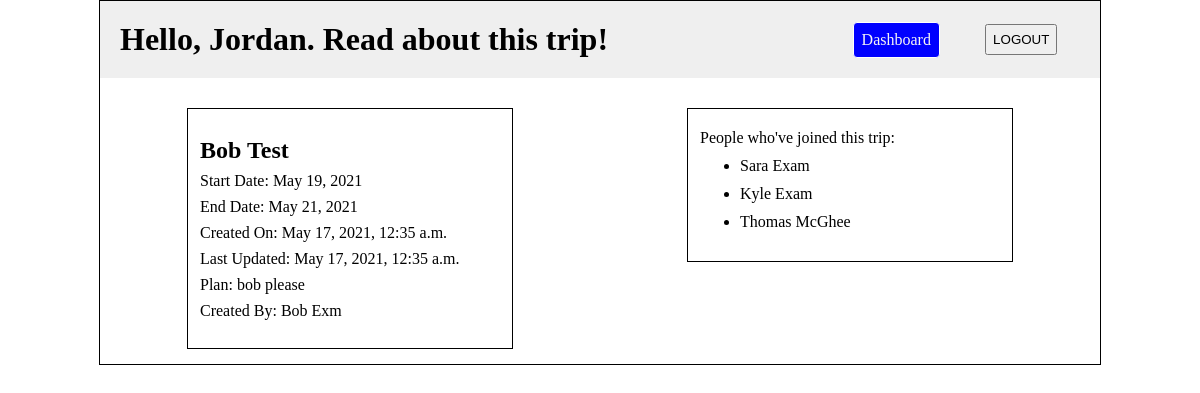
/dashboard/3 (signed in), run on the app's committed database.
### login_registration_app/models.py (models this page shows)
class User(models.Model):
    first_name = models.CharField(max_length = 255)
    last_name = models.CharField(max_length = 255)
    birthday = models.DateField()
    email = models.EmailField(unique=True)
    password = models.CharField(max_length = 255)
    objects = UserManager()
    created_at = models.DateTimeField(auto_now_add=True)
    updated_at = models.DateTimeField(auto_now=True)

### exam_app/models.py (models this page shows)
class Trip(models.Model):
    destination = models.CharField(max_length = 255)
    start_date = models.DateField()
    end_date = models.DateField()
    plan = models.TextField()
    created_by = models.ForeignKey(User, related_name = "trips", on_delete = models.CASCADE)
    joined_by = models.ManyToManyField(User, related_name = "joined_trips")
    objects = TripManager()
    created_at = models.DateTimeField(auto_now_add=True)
    updated_at = models.DateTimeField(auto_now=True)

### exam_app/views.py (the view)
# urls.py: path('<int:id>', views.view),
def view(request, id):
    this_trip = Trip.objects.get(id=id)
    context = {
        "user": User.objects.get(id=request.session['user_id']),
        "this_trip" : this_trip,
        "all_joined_users": this_trip.joined_by.all(),
        "created_by": this_trip.created_by
    }
    return render(request, "view.html", context)

### exam_app/templates/view.html (shortened to what this page needs)
{% extends 'base.html' %}
{% block content %}
<div id="view_nav">
    <h1>Hello, {{user.first_name}}. Read about this trip!</h1>
    <div id="view_nav_right">
        <a href="/dashboard" id="dashboard">Dashboard</a>
        <form action="logout" method="POST">
            <input type="submit" value="LOGOUT" class="button" id="logout">
        </form>
    </div>
</div>
<div id="view_main">
    <div id="trip_details">
        <h2>{{this_trip.destination}}</h2>
        <p>Start Date: {{this_trip.start_date}}</p>
        <p>End Date: {{this_trip.end_date}}</p>
        <p>Created On: {{this_trip.created_at}}</p>
        <p>Last Updated: {{this_trip.updated_at}}</p>
        <p>Plan: {{this_trip.plan}}</p>
        <p>Created By: {{this_trip.created_by.first_name}} {{this_trip.created_by.last_name}}</p>
    </div>
    <div id="joined_by">
        <p>People who've joined this trip:</p>
        <ul>
            {% for joined_user in all_joined_users %}
                {% if joined_user != user %}
                <li>{{joined_user.first_name}} {{joined_user.last_name}}</li>
                {% endif %}
            {% endfor %}
        </ul>
    </div>
</div>
{% endblock %}

### exam_app/static/css/dashboard.css (style rules this page uses)
* { margin: 0px; padding: 0px; }
#logout { padding: 6px; }
#new_trip, #dashboard, #no_delete { text-decoration: none; background-color: blue; color: whitesmoke; border: 1px solid white; border-radius: 4px; padding: 8px; }
#view_nav { display: flex; justify-content: space-between; align-items: center; background-color: #efefef; padding: 20px; margin-bottom: 15px; }
#view_nav_right { display: flex; justify-content: space-around; align-items: center; width: 250px; }
#view_main { display: flex; justify-content: space-around; align-items: flex-start; }
#trip_details { width: 30%; margin: 15px; text-align: left; border: 1px solid black; padding: 20px 12px; }
#trip_details h2, #trip_details p { margin: 8px 0px; }
#joined_by { width: 30%; margin: 15px; text-align: left; border: 1px solid black; padding: 20px 12px; }
#joined_by li { margin: 10px 0px 10px 40px; }

### data on the page
User: first_name "Jordan"
Trip: destination "Bob Test", start_date "May 19, 2021", end_date "May 21, 2021", created_at "May 17, 2021, 12:35 a.m.", updated_at "May 17, 2021, 12:35 a.m.", plan "bob please", created_by.first_name "Bob", created_by.last_name "Exm"
User: first_name "Sara", last_name "Exam"
User: first_name "Kyle", last_name "Exam"
User: first_name "Thomas", last_name "McGhee"
